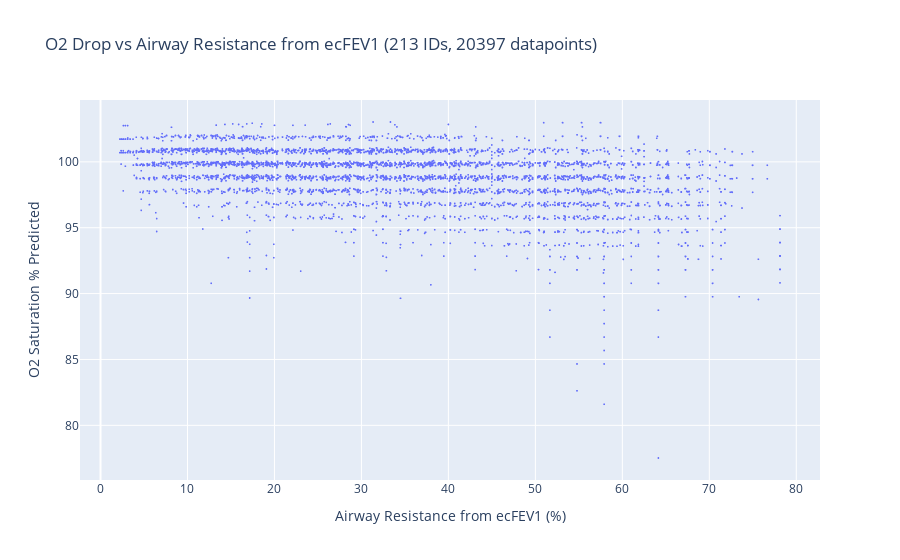

Here is the notebook cell this chart was saved with:
### Code cell
# Plot Airway resistance vs O2 drop
title = f"O2 Drop vs Airway Resistance from ecFEV1 ({df.ID.nunique()} IDs, {len(df)} datapoints)"
fig = px.scatter(
    df,
    # x="Airway Resistance from ecFEV1 binned (%)",
    x="Airway Resistance from ecFEV1 (%)",
    y="O2 Saturation % Predicted",
    # y="Drop from Healthy O2 Saturation (%)",
    title=title,
)
# Reduce marker size
fig.update_traces(marker=dict(size=2))
fig.show()
fig.write_image(f"{plotsdir}{title}.pdf")
# 100% is about 98 for females and 97.4 for males
# Hence, threshold at 95% => 3-3.5% drop in O2 Saturation => 96.5-97% O2 Saturation

### Figure 1 — Plotly figure (JSON) as saved in the notebook; plotly's stock layout.template omitted (floating-point values rounded to 4 significant figures; data arrays with more than 128 entries replaced by an {"elided": "..."} marker saying what was removed)
{"data": [{"hovertemplate": "Airway Resistance from ecFEV1 (%)=%{x}<br>O2 Saturation % Predicted=%{y}<extra></extra>", "legendgroup": "", "marker": {"color": "#636efa", "size": 2, "symbol": "circle"}, "mode": "markers", "name": "", "showlegend": false, "type": "scattergl", "x": {"elided": "20397 float values"}, "xaxis": "x", "y": {"elided": "20397 float values"}, "yaxis": "y"}], "layout": {"legend": {"tracegroupgap": 0}, "title": {"text": "O2 Drop vs Airway Resistance from ecFEV1 (213 IDs, 20397 datapoints)"}, "xaxis": {"anchor": "y", "domain": [0, 1], "title": {"text": "Airway Resistance from ecFEV1 (%)"}}, "yaxis": {"anchor": "x", "domain": [0, 1], "title": {"text": "O2 Saturation % Predicted"}}}}
